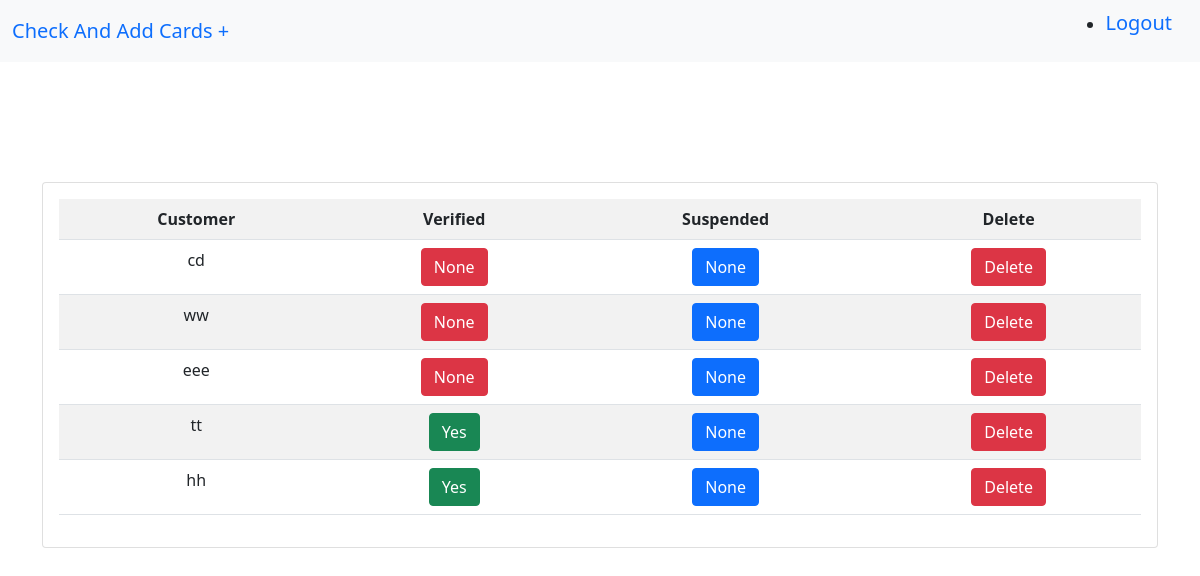
The app's page /accept_user/ with its own data.
### prjapp/models.py (models this page shows, shortened)
class Customer(models.Model):
    user= models.OneToOneField(User,on_delete=models.CASCADE,null=True,blank=True)# كل زبون واحد مرتبط بحساب واحد فقط وممكن نكون فاضي هي الخانة
    verify_code = models.CharField(max_length=200,null=True,blank=True)
    name=models.CharField(max_length=200,null=True,blank=True)
    user_image = models.ImageField(null=True,blank=True)
    email=models.CharField(max_length=200,null=True,blank=True)
    phone=models.CharField(max_length=200,null=True,blank=True)
    telegram_username=models.CharField(max_length=200,null=True,blank=True)
    suspand =models.BooleanField(default=False)
    verified =models.BooleanField(default=False)
    password = models.CharField(max_length=200,null=True,blank=True)
    age_range = (
        ('under 15','under 15'),
        ('from 15 to 20' , 'from 15 to 20'),
        ('from 21 to 25' , 'from 21 to 25'),
        ('from 26 to 32' , 'from 26 to 32'),
        ('from 33 to 36' , 'from 33 to 36'),
        ('from 37 to 42' , 'from 37 to 42'),
        ('from 43 to 47' , 'from 43 to 47'),
        ('more than 48' , 'more than 48'),
        )
    age=models.CharField(max_length=200,null=True ,blank=True,choices=age_range)
    study_field= (
        ('school_student', (
            ('elementry school', 'elemebtary school'),
            ('high school', 'high school'),
            ('other','other')
        )),
        ('college_student', (('medical colleges','medical colleges'),
                            ('engineering colleges','engineering colleges'),
                            ('literary colleges','litrary colleges'),
                            ('science colleges','science colleges'),
                            ('other','other'),)
        ))
    study=models.CharField(max_length=200,null=True,blank=True,choices=study_field)
    sex=(('male','male'),('female','female'))
    gender=models.CharField(max_length=200,null=True,blank=True,choices=sex)
    work= (
        ('governmental employee', (
            ('work in government department', 'work in government department'),
            ('teacher', 'teacher'),
            ('other','other')
        )),
        ('free_work',  (('clothes dealer','clothes dealer'),
                        ('electronics dealer','electronics dealer'),
                        ('librarian','librarian'),
                        ('not_working','not_working'),)
        ),
        ('other','other')
        )
    work_field=models.CharField(max_length=200,null=True ,blank=True,choices=work)
    info_updated = models.DateTimeField(auto_now=True,null=True,blank=True)

### prjapp/views.py (the view)
# urls.py: path('accept_user/' , views.accept_user , name='accept_user'),
def accept_user(request):
    custs = []
    sort_customers_id = []
    customers = Customer.objects.all()
    for i in customers:
        sort_customers_id.append(i.id)
    sort_customers = sorted(sort_customers_id, reverse=True)
    for i in sort_customers:
        for j in customers:
            if i == j.id:
                custs.append(j)
    context = {'custs':custs,'customers':customers}
    return render(request,'store/accept_user.html',context)

### template/store/accept_user.html (shortened to what this page needs)
{% load static %}
<!DOCTYPE html>
<html lang="en">
<head>
    <link href="https://cdn.jsdelivr.net/npm/bootstrap@5.0.2/dist/css/bootstrap.min.css" rel="stylesheet">
</head>
<body>
    <nav class="navbar bg-light">
        <div class="container-fluid">
          <a class="navbar-brand" href="{% url 'store' %}">Check And Add Cards + {{cust}} </a>
          <ul>
            <li><a class="navbar-brand" href="{% url 'logout' %}">Logout </a></li>
        </ul>
        </div>
      </nav>
      <br>
      <section class="py-5">
        <div class="container">
            <br>
            <br>
            <div class="card card-body">
                <table class="table bg-dark-subtle table-striped text-center">
                  <tr>
                    <th>Customer</th>
                    <th>Verified</th>
                    <th>Suspended</th>
                    <th>Delete</th>
                  </tr>
                  {% for cus in custs %}
                <tr class="bg-body-secondary">
                <td>{{cus.name}}</td>
                {% if cus.verified == True %}
                <td><button  data-customer={{cus.id}} class="btn btn-success notverified">Yes</button></td>
                {% else %}
                <td><button  data-customer={{cus.id}} class="btn btn-danger verified">None</button></td>
                {% endif %}
                {% if cus.suspand == True %}
                <td><button  data-customer={{cus.id}} class="btn btn-danger notsuspended">Yes</button></td>
                {% else %}
                <td><button  data-customer={{cus.id}} class="btn btn-primary suspended">None</button></td>
                {% endif %}
                <td><button  data-customer={{cus.id}} class="btn btn-danger delete_user">Delete</button></td>
                </tr>
                {% endfor %}
                </table>
              </div>
        </div>
      </section>
</body>
</html>

### records on screen
Customer: name "cd"
Customer: name "ww"
Customer: name "eee"
Customer: name "tt"
Customer: name "hh"
